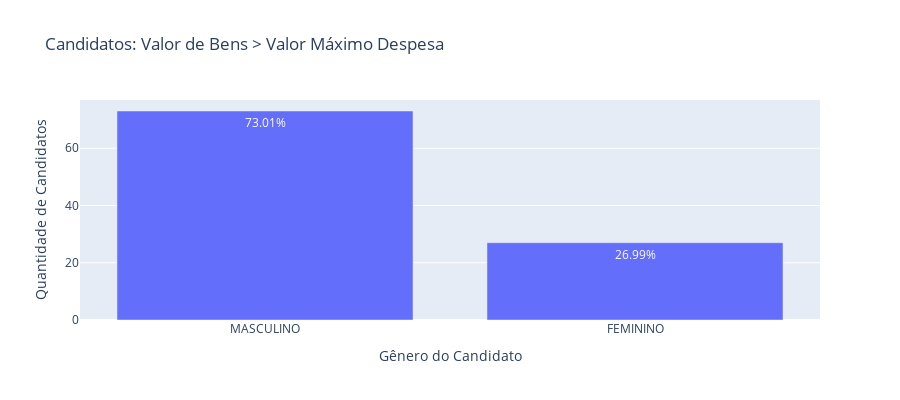

Here is the notebook cell this chart was saved with:
### Markdown cell above
#### Genero

### Code cell
data = dados_agg[dados_agg['VR_DESPESA_MAX_CAMPANHA']<dados_agg['TOTAL_BENS']]['DS_GENERO'].value_counts(normalize=True).reset_index()

data['proportion'] = data['proportion']*100

fig = px.bar(
    data, 
    x='DS_GENERO',  # Eixo X
    y='proportion',  # Eixo Y
    title='Candidatos: Valor de Bens > Valor Máximo Despesa'  # Título do gráfico
)

# Atualizar os títulos dos eixos
fig.update_layout(
    xaxis_title="Gênero do Candidato",  # Título do eixo X
    yaxis_title="Quantidade de Candidatos",  # Título do eixo Y
    width=900, 
    height=400
)

# Mostrar os valores nas barras
fig.update_traces(texttemplate='%{y:.2f}%', textposition='inside')

fig.show()

### Figure 1 — Plotly figure (JSON) as saved in the notebook; plotly's stock layout.template omitted (floating-point values rounded to 4 significant figures)
{"data": [{"alignmentgroup": "True", "hovertemplate": "DS_GENERO=%{x}<br>proportion=%{y}<extra></extra>", "legendgroup": "", "marker": {"color": "#636efa", "pattern": {"shape": ""}}, "name": "", "offsetgroup": "", "orientation": "v", "showlegend": false, "textposition": "inside", "texttemplate": "%{y:.2f}%", "type": "bar", "x": ["MASCULINO", "FEMININO"], "xaxis": "x", "y": [73.01, 26.99], "yaxis": "y"}], "layout": {"barmode": "relative", "height": 400, "legend": {"tracegroupgap": 0}, "title": {"text": "Candidatos: Valor de Bens > Valor Máximo Despesa"}, "width": 900, "xaxis": {"anchor": "y", "domain": [0, 1], "title": {"text": "Gênero do Candidato"}}, "yaxis": {"anchor": "x", "domain": [0, 1], "title": {"text": "Quantidade de Candidatos"}}}}
